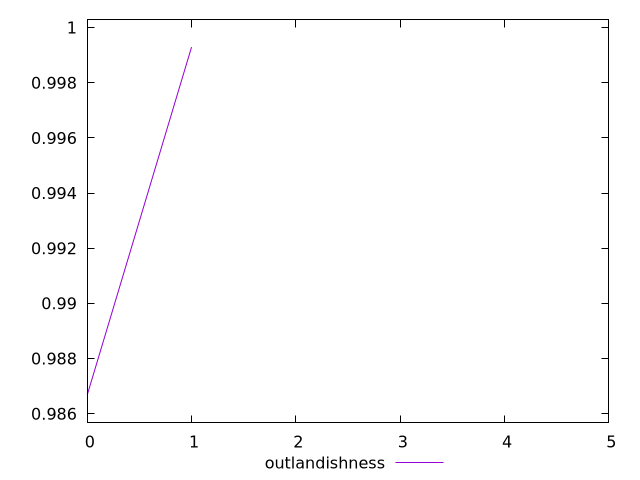

The gnuplot source for this figure:
$_outlandishness <<EOF
0.9866738508774797
0.9992932044261434
NaN
NaN
NaN
NaN
NaN
EOF
set key outside below
set terminal pngcairo
set output "report_00006_2020-11-02T20-21-41.718Z/unused-javascript/progession_outlandishness.png"
set yrange [0.9856738508774797:1.0002932044261434]
plot $_outlandishness title "outlandishness" with line ,
